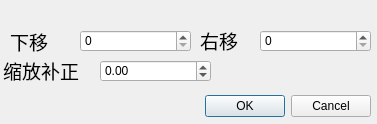
<?xml version="1.0" encoding="UTF-8"?>
<ui version="4.0">
 <class>Dialog</class>
 <widget class="QDialog" name="Dialog">
  <property name="geometry">
   <rect>
    <x>0</x>
    <y>0</y>
    <width>377</width>
    <height>124</height>
   </rect>
  </property>
  <property name="windowTitle">
   <string>Dialog</string>
  </property>
  <widget class="QDialogButtonBox" name="buttonBox">
   <property name="geometry">
    <rect>
     <x>30</x>
     <y>90</y>
     <width>341</width>
     <height>32</height>
    </rect>
   </property>
   <property name="orientation">
    <enum>Qt::Horizontal</enum>
   </property>
   <property name="standardButtons">
    <set>QDialogButtonBox::Cancel|QDialogButtonBox::Ok</set>
   </property>
  </widget>
  <widget class="QSpinBox" name="spinBox">
   <property name="geometry">
    <rect>
     <x>80</x>
     <y>30</y>
     <width>111</width>
     <height>22</height>
    </rect>
   </property>
   <property name="maximum">
    <number>10000000</number>
   </property>
  </widget>
  <widget class="QSpinBox" name="spinBox_2">
   <property name="geometry">
    <rect>
     <x>260</x>
     <y>30</y>
     <width>111</width>
     <height>22</height>
    </rect>
   </property>
   <property name="maximum">
    <number>10000000</number>
   </property>
  </widget>
  <widget class="QLabel" name="label">
   <property name="geometry">
    <rect>
     <x>10</x>
     <y>31</y>
     <width>54</width>
     <height>21</height>
    </rect>
   </property>
   <property name="font">
    <font>
     <family>黑体</family>
     <pointsize>14</pointsize>
    </font>
   </property>
   <property name="text">
    <string>下移</string>
   </property>
  </widget>
  <widget class="QLabel" name="label_2">
   <property name="geometry">
    <rect>
     <x>200</x>
     <y>30</y>
     <width>54</width>
     <height>21</height>
    </rect>
   </property>
   <property name="font">
    <font>
     <family>黑体</family>
     <pointsize>14</pointsize>
    </font>
   </property>
   <property name="text">
    <string>右移</string>
   </property>
  </widget>
  <widget class="QLabel" name="label_3">
   <property name="geometry">
    <rect>
     <x>3</x>
     <y>60</y>
     <width>81</width>
     <height>21</height>
    </rect>
   </property>
   <property name="font">
    <font>
     <family>黑体</family>
     <pointsize>14</pointsize>
    </font>
   </property>
   <property name="text">
    <string>缩放补正</string>
   </property>
  </widget>
  <widget class="QDoubleSpinBox" name="doubleSpinBox">
   <property name="geometry">
    <rect>
     <x>100</x>
     <y>60</y>
     <width>111</width>
     <height>22</height>
    </rect>
   </property>
   <property name="minimum">
    <double>-99999.000000000000000</double>
   </property>
   <property name="maximum">
    <double>99999.000000000000000</double>
   </property>
   <property name="singleStep">
    <double>0.050000000000000</double>
   </property>
   <property name="value">
    <double>0.000000000000000</double>
   </property>
  </widget>
 </widget>
 <resources/>
 <connections>
  <connection>
   <sender>buttonBox</sender>
   <signal>accepted()</signal>
   <receiver>Dialog</receiver>
   <slot>accept()</slot>
   <hints>
    <hint type="sourcelabel">
     <x>248</x>
     <y>104</y>
    </hint>
    <hint type="destinationlabel">
     <x>157</x>
     <y>123</y>
    </hint>
   </hints>
  </connection>
  <connection>
   <sender>buttonBox</sender>
   <signal>rejected()</signal>
   <receiver>Dialog</receiver>
   <slot>reject()</slot>
   <hints>
    <hint type="sourcelabel">
     <x>316</x>
     <y>110</y>
    </hint>
    <hint type="destinationlabel">
     <x>286</x>
     <y>123</y>
    </hint>
   </hints>
  </connection>
 </connections>
</ui>
